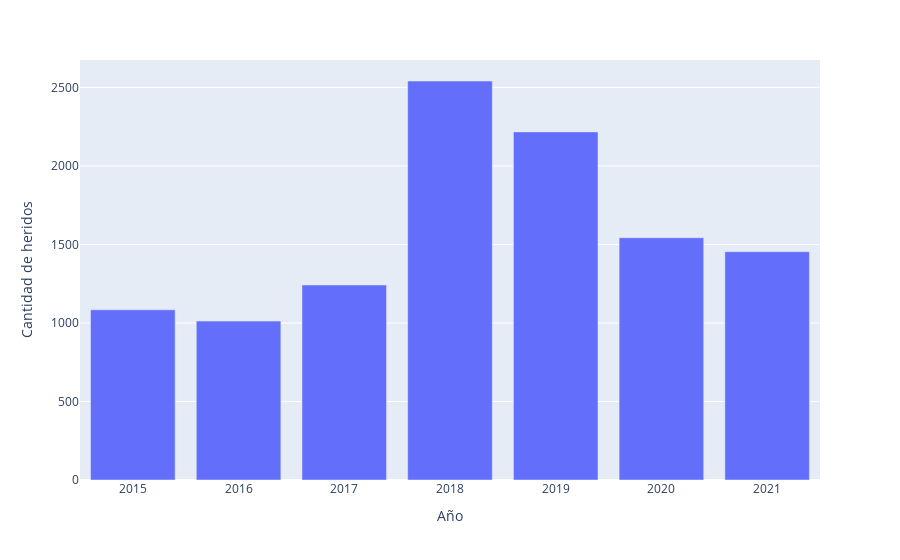
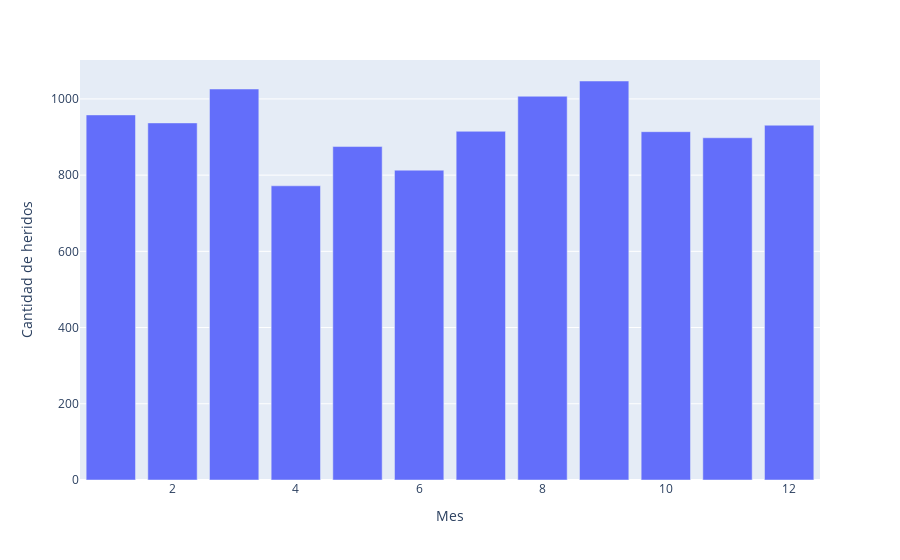

Write notebook code for charts like these, in order.
### Code cell
fig = px.bar(df3,y="CANT_HERIDOS_EN _SITIO_ACCIDENTE",x="AÑO_ACCIDENTE",labels={
                     "CANT_HERIDOS_EN _SITIO_ACCIDENTE": "Cantidad de heridos",
                     "AÑO_ACCIDENTE": "Año",
                 })
fig.show()
fig = px.bar(df4,y="CANT_HERIDOS_EN _SITIO_ACCIDENTE",x="MES_ACCIDENTE",labels={
                     "CANT_HERIDOS_EN _SITIO_ACCIDENTE": "Cantidad de heridos",
                     "MES_ACCIDENTE": "Mes",
                 })
fig.show()

### Figure 1 — Plotly figure (JSON) as saved in the notebook; plotly's stock layout.template omitted (floating-point values rounded to 4 significant figures)
{"data": [{"alignmentgroup": "True", "hovertemplate": "Año=%{x}<br>Cantidad de heridos=%{y}<extra></extra>", "legendgroup": "", "marker": {"color": "#636efa", "pattern": {"shape": ""}}, "name": "", "offsetgroup": "", "orientation": "v", "showlegend": false, "textposition": "auto", "type": "bar", "x": [2015, 2016, 2017, 2018, 2019, 2020, 2021], "xaxis": "x", "y": [1084, 1012, 1242, 2541, 2217, 1543, 1454], "yaxis": "y"}], "layout": {"barmode": "relative", "legend": {"tracegroupgap": 0}, "margin": {"t": 60}, "xaxis": {"anchor": "y", "domain": [0, 1], "title": {"text": "Año"}}, "yaxis": {"anchor": "x", "domain": [0, 1], "title": {"text": "Cantidad de heridos"}}}}

### Figure 2 — Plotly figure (JSON) as saved in the notebook; plotly's stock layout.template omitted (floating-point values rounded to 4 significant figures)
{"data": [{"alignmentgroup": "True", "hovertemplate": "Mes=%{x}<br>Cantidad de heridos=%{y}<extra></extra>", "legendgroup": "", "marker": {"color": "#636efa", "pattern": {"shape": ""}}, "name": "", "offsetgroup": "", "orientation": "v", "showlegend": false, "textposition": "auto", "type": "bar", "x": [1, 2, 3, 4, 5, 6, 7, 8, 9, 10, 11, 12], "xaxis": "x", "y": [958, 937, 1026, 772, 875, 813, 915, 1007, 1047, 914, 898, 931], "yaxis": "y"}], "layout": {"barmode": "relative", "legend": {"tracegroupgap": 0}, "margin": {"t": 60}, "xaxis": {"anchor": "y", "domain": [0, 1], "title": {"text": "Mes"}}, "yaxis": {"anchor": "x", "domain": [0, 1], "title": {"text": "Cantidad de heridos"}}}}
